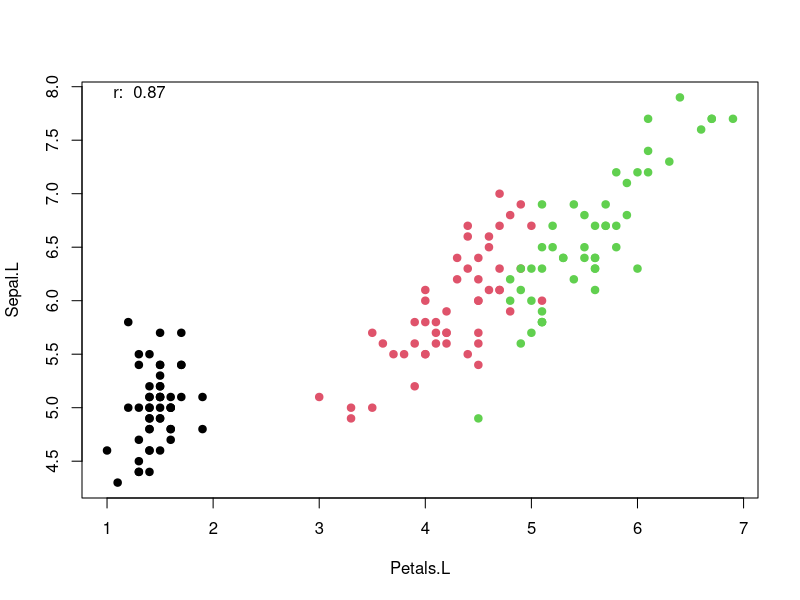

Generate this figure with R:
ir <- iris
str(ir)
head(ir)
summary(ir)

# To construct a linear regression model for
# response (Y): Sepal.Length
# feature (X): Petal.Length

plot(y = ir$Sepal.Length,
     x = ir$Petal.Length,
     xlab = "Petals.L",
     ylab = "Sepal.L",
     pch = 19,
     col = ir$Species)
mtext(side = 3, # text on side 3
      line = -1, # text at line 1 below the margin
      adj = 0.05,
      paste("r: ",round(cor(ir$Sepal.Length,
          ir$Petal.Length),2))
      )
N <- nrow(ir)
n <- sample(1:N, size=0.8*N) # sample indices
ir.ts <- ir[-n,] # test data
ir.tr <- ir[n,] # randomly selected rows

# Model fitting
mod.l <- lm(Sepal.Length ~ Petal.Length,
            data = ir.tr)
summary(mod.l)
# Thus the model equation is,
# Y_hat = 4.32 + 0.4 Petal.Length

a_hat <- 4.32
b_hat <- 0.4
se.a <- 0.09 # std.error of the estimator of a_hat
se.b <- 0.02 # std.error of the estimator of b_hat

lcl_95.a <- a_hat - 2 * se.a
ucl_95.a <- a_hat + 2 * se.a

lcl_95.b <- b_hat - 2 * se.b
ucl_95.b <- b_hat + 2 * se.b

CL_95 <- data.frame(lcl_95.a, ucl_95.a, lcl_95.b, ucl_95.b)
n_2 <- nrow(ir.tr) - 2
t_a <- a_hat/se.a
t_b <- b_hat/se.b

t_nu <- qt(0.05, # level of significance under H_0
           df = n_2,
           lower.tail = F)

# Parameters were estimated using the methods of least squares (reference)
# The fitted line indicates that on average the Sepal.Length are 4.3 units (p<0.05,95% CI:[4.14,4.5])
# For unit increase in Petal.length Sepal.Length increases by 0.4 units (p<0.05,95% CI[0.36,0.44])

# Comparing against the theoretical t-value at level of significance 5% (1.86) we find
# that both parameters(t_a=48, t_b=20) are statistically significant

coef(mod.l)
cor(ir.tr$Sepal.Length,ir.tr$Petal.Length)^2
confint(mod.l)

# MSE - training
1/nrow(ir.tr)*sum(ir$Sepal.Length - mod.l$fitted.values)^2
1/(nrow(ir.tr)-2)*sum(ir$Sepal.Length - mod.l$fitted.values)^2

# confident interval of the loine
p.tr <- predict(object = mod.l, # model object
        newdata = ir.tr,
        interval = "confidence"
        )
p.ts <- predict(object = mod.l,
                newdata = ir.ts,
                interval = "prediction")
MSPE <- mean((ir.ts$Sepal.Length-p.ts[,1])^2)
